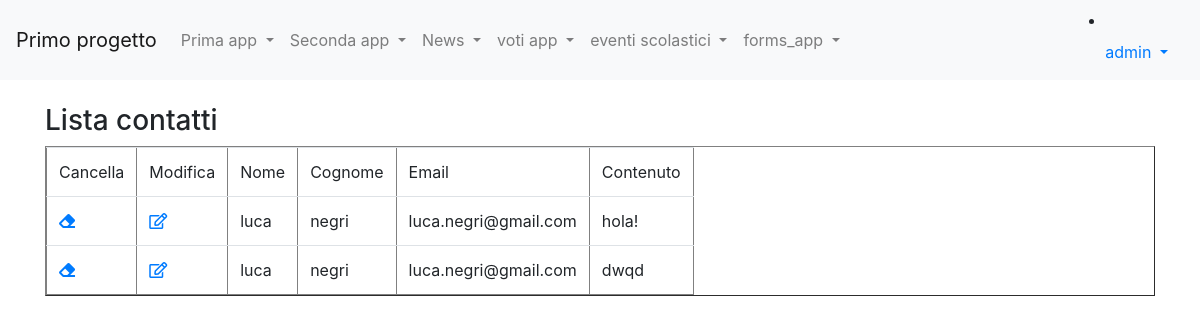
The app's page /contattaci/lista_contatti/ (signed in) with its own data.
### forms_app/models.py (models this page shows)
class Contatto(models.Model):
    nome = models.CharField(max_length= 100)
    cognome = models.CharField(max_length= 100)
    email = models.EmailField(max_length= 200)
    contenuto = models.TextField()

### forms_app/views.py (the view)
# urls.py: path("lista_contatti/", views.lista_contatti, name="lista_contatti"),
def lista_contatti(request):
    contatti=Contatto.objects.all()
    return render(request, "lista_contatti.html", context={ 'contatti': contatti})

### forms_app/templates/lista_contatti.html (shortened to what this page needs)
{% extends "base.html"%}
{%block content%}
    <h3>Lista contatti</h3>
    {% if contatti|length > 0 %}
        <table class="table table-responsive" border="1"><tr>
        {% if request.user.is_authenticated %}
        <td>Cancella</td>
        <td>Modifica</td>
        {% endif %}
        <td>Nome</td>
        <td>Cognome</td>
        <td>Email</td>
        <td>Contenuto</td></tr>
        {% for contatto in contatti %}
            <tr>
            {% if request.user.is_authenticated %}
                <td><a href={%url 'forms_app:elimina_contatto' contatto.pk %}><i class="fas fa-eraser"></i></a></td>
                <td><a href={%url 'forms_app:modifica_contatto' contatto.pk %}><i class="far fa-edit"></i></a></td>
            {% endif %}
            <td>{{ contatto.nome }}</td>
            <td>{{ contatto.cognome }} </td>
            <td>{{ contatto.email }}</td>
            <td>{{ contatto.contenuto }}</td></tr>
        {% endfor %}
        </table>
    {% else %}
        <h3>Non ci sono contatti!</h3>
    {% endif %}
{%endblock content%}

### templates/base.html (shortened to what this page needs)
<!doctype html>
{% load static %}
<html lang="en">
  <head>
    <link rel="stylesheet" href="https://cdn.jsdelivr.net/npm/bootstrap@4.5.3/dist/css/bootstrap.min.css">
    <link rel="stylesheet" href="https://cdnjs.cloudflare.com/ajax/libs/font-awesome/5.15.4/css/all.min.css">
  </head>
  <body>
    <nav class="navbar navbar-expand-lg navbar-light bg-light">
        <a class="navbar-brand" href="#">Primo progetto</a>
        <div class="collapse navbar-collapse" id="navbarSupportedContent">
          <ul class="navbar-nav mr-auto">
            <li class="nav-item dropdown">
              <a class="nav-link dropdown-toggle" href="#" id="navbarDropdown" role="button" data-toggle="dropdown" aria-haspopup="true" aria-expanded="false">
                Prima app
              </a>
            </li>
            <li class="nav-item dropdown">
                <a class="nav-link dropdown-toggle" href="#" id="navbarDropdown" role="button" data-toggle="dropdown" aria-haspopup="true" aria-expanded="false">
                  Seconda app
                </a>
              </li>
              <li class="nav-item dropdown">
                <a class="nav-link dropdown-toggle" href="#" id="navbarDropdown" role="button" data-toggle="dropdown" aria-haspopup="true" aria-expanded="false">
                  News
                </a>
                <div class="dropdown-menu" aria-labelledby="navbarDropdown">
                <li class="nav-item dropdown">
                  <a class="nav-link dropdown-toggle" href="#" id="navbarDropdown" role="button" data-toggle="dropdown" aria-haspopup="true" aria-expanded="false">
                    voti app
                  </a>
              </li>
                <li class="nav-item dropdown">
                  <a class="nav-link dropdown-toggle" href="#" id="navbarDropdown" role="button" data-toggle="dropdown" aria-haspopup="true" aria-expanded="false">
                    eventi scolastici
                  </a>
                <div class="dropdown-menu" aria-labelledby="navbarDropdown">
                <div class="dropdown-menu" aria-labelledby="navbarDropdown">
                  <li class="nav-item dropdown">
                    <a class="nav-link dropdown-toggle" href="#" id="navbarDropdown" role="button" data-toggle="dropdown" aria-haspopup="true" aria-expanded="false">
                      forms_app
                    </a>
              </li>
          </ul>
          {% if request.user.is_authenticated %}
        <li class="nav-item dropdown">
          <a class="nav-link dropdown-toggle" href="#" id="navbarDropdown" role="button" data-toggle="dropdown" aria-haspopup="true" aria-expanded="false">
            {{ request.user.username }}
          </a>
        </li>
      {% else%}
        <li class="nav-item">
          <a class="nav-link" href="{% url 'login' %}">Login</a>
        </li>
      {% endif %}
        </div>
      </nav>
      <div class="container my-4">
        {%block content%}
        {%endblock content%}
      </div>
  </body>
</html>

### records on screen
Contatto: nome "luca", cognome "negri", email "luca.negri@gmail.com", contenuto "hola!"
Contatto: nome "luca", cognome "negri", email "luca.negri@gmail.com", contenuto "dwqd"

### other values on screen
{{ request.user.username }} "admin"
